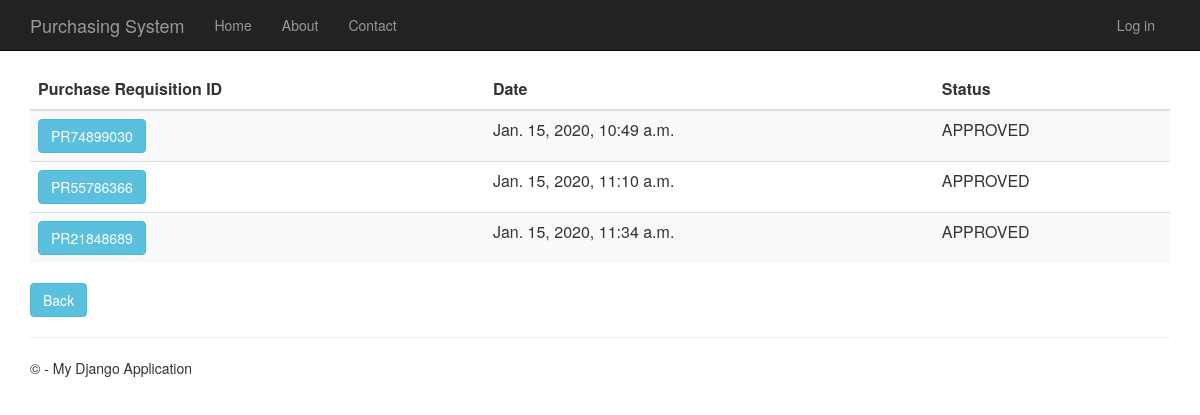
/purchaserequisitionhistory, run on the app's committed database.
### PurchaseRequisition/models.py (models this page shows)
class PurchaseRequisition(models.Model):
    pr_id= models.CharField(max_length=10, primary_key=True) #takes character
    description= models.TextField(null=True,default=None, blank=True)
    time_created= models.DateTimeField()
    total_price= models.DecimalField(max_digits=10, decimal_places=2, default=Decimal('0.00'))
    status= models.TextField(max_length=10, default="Pending")
    person_id = models.ForeignKey(Person)
    def __str__(self):
        return str(self.pr_id)

### PurchaseRequisition/views.py (the view)
# urls.py: url(r'^purchaserequisitionhistory', PurchaseRequisition.views.purchaserequisitionhistory, name="purchase_requisition_history"),
def purchaserequisitionhistory(request):
    purchase_requisitions = PurchaseRequisition.objects.all()
    print(purchase_requisitions)
    context = {
            'title':'Purchase Requisition History',
            'rows':purchase_requisitions
        }
    return render(request,'PurchaseRequisition/purchaserequisitionhistory.html',context)

### PurchaseRequisition/templates/PurchaseRequisition/purchaserequisitionhistory.html
﻿{% extends "app/layout.html" %}
{% block content %}
<div class="purchaseorderhistory margintop" action="menu" >
    <form action="purchaserequisitionhistorydetails" method="GET">
        <table class="table table-striped margintop">
          <thead>
            <tr>
              <th scope="col">Purchase Requisition ID</th>
              <th scope="col">Date</th>
              <th scope="col">Status</th>
            </tr>
          </thead>
          <tbody>
              {% for r in rows %}
            <tr>
                 <td><button type="submit" name="pr_id" value="{{r.pr_id}}" class="btn btn-info" >{{r.pr_id}}</button></td>
                 <td>{{r.time_created}}</td>
                 <td>{{r.status}}</td>
            </tr>
              {% endfor %}
          </tbody>
        </table>
    </form>
       <form action="menu">
        <div class="margintop">
            <button type="submit" class="btn btn-info" >Back</button>
        </div>
    </form>
</div>
{% endblock %}

### app/static/app/content/site.css (style rules this page uses)
body { padding-top: 50px; padding-bottom: 20px; }

### data on the page
PurchaseRequisition: pr_id "PR74899030", time_created "Jan. 15, 2020, 10:49 a.m.", status "APPROVED"
PurchaseRequisition: pr_id "PR55786366", time_created "Jan. 15, 2020, 11:10 a.m.", status "APPROVED"
PurchaseRequisition: pr_id "PR21848689", time_created "Jan. 15, 2020, 11:34 a.m.", status "APPROVED"
